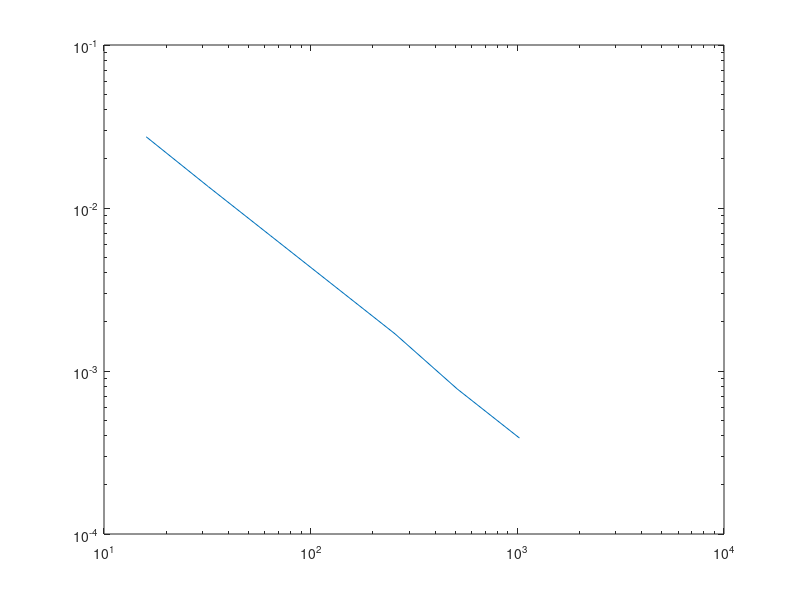

The MATLAB script that drew this image:
err_max=zeros(1,7);% 初始化误差
n2=[];% n2储存n值
for exp=4:10
    n = 2^exp;% 定义n
    x = [-1:2/n:1];% 得到区间端点x_i
    % 得到h_i
    h=[];
    for i=1:n
        h=[h x(i+1)-x(i)];
    end 
    y=sin(4.*x.^2)+(sin(4.*x)).^2; % 得到y_i
    % 初始化lambda,mu,d
    lambda=ones(n,1);
    mu=ones(n,1);
    d=ones(n+1,1);
    % 对除端点的lambda,mu,d赋值
    for i=2:n
        lambda(i)=h(i)/(h(i)+h(i-1));
        mu(i)=1-lambda(i);
        d(i)=6/(h(i)+h(i-1))*((y(i+1)-y(i))/h(i) - (y(i)-y(i-1))/h(i-1));
    end
    % 对端点的lambda,mu,d赋值
    d(1)=6/h(1)*((y(2)-y(1))/(x(2)-x(1))-0);
    d(n+1)=6/h(n)*(0-(y(n+1)-y(n))/(x(n+1)-x(n)));
    % 将所有的mu前移并将mu(n+1)赋值为1
    mu(1)=[];
    mu = [mu;1];
    % 得到求解M的系数矩阵A
    A=diag(mu,-1)+2.*eye(n+1)+diag(lambda,1);
    M=A\d;%得到M
    x2=[-1:2/1999:1];% 分割2000个插值点
    S=zeros(1,size(x2,1));% 初始化S
    % 通过式(1)得到分段函数S
    for i=1:n
        S=S+ ...
            (((x(i+1)-x2).^3*M(i)+(x2-x(i)).^3*M(i+1))/6/h(i) ...
            +((x(i+1)-x2)*y(i)+(x2-x(i))*y(i+1))/h(i) ...
            -(h(i)/6)*((x(i+1)-x2)*M(i)+(x2-x(i))*M(i+1)) ...
            ).*(x2>x(i)&x2<=x(i+1));
    end
    % 单独得到S(1)
    S(1)=((x(1+1)-x2(1)).^3*M(1)+(x2(1)-x(1)).^3*M(1+1))/6/h(1) ...
            +((x(1+1)-x2(1))*y(1)+(x2(1)-x(1))*y(1+1))/h(1) ...
            -(h(1)/6)*((x(1+1)-x2(1))*M(1)+(x2(1)-x(1))*M(1+1));
    y2=sin(4.*x2.^2)+(sin(4.*x2)).^2;% 真实值
    err_max(exp-3)=max(abs(y2-S));% 计算误差并保存
    n2=[n2 2^exp];
end
% 打印err_max结果
err_max 
% 画图
figure
loglog(n2,err_max,'-')